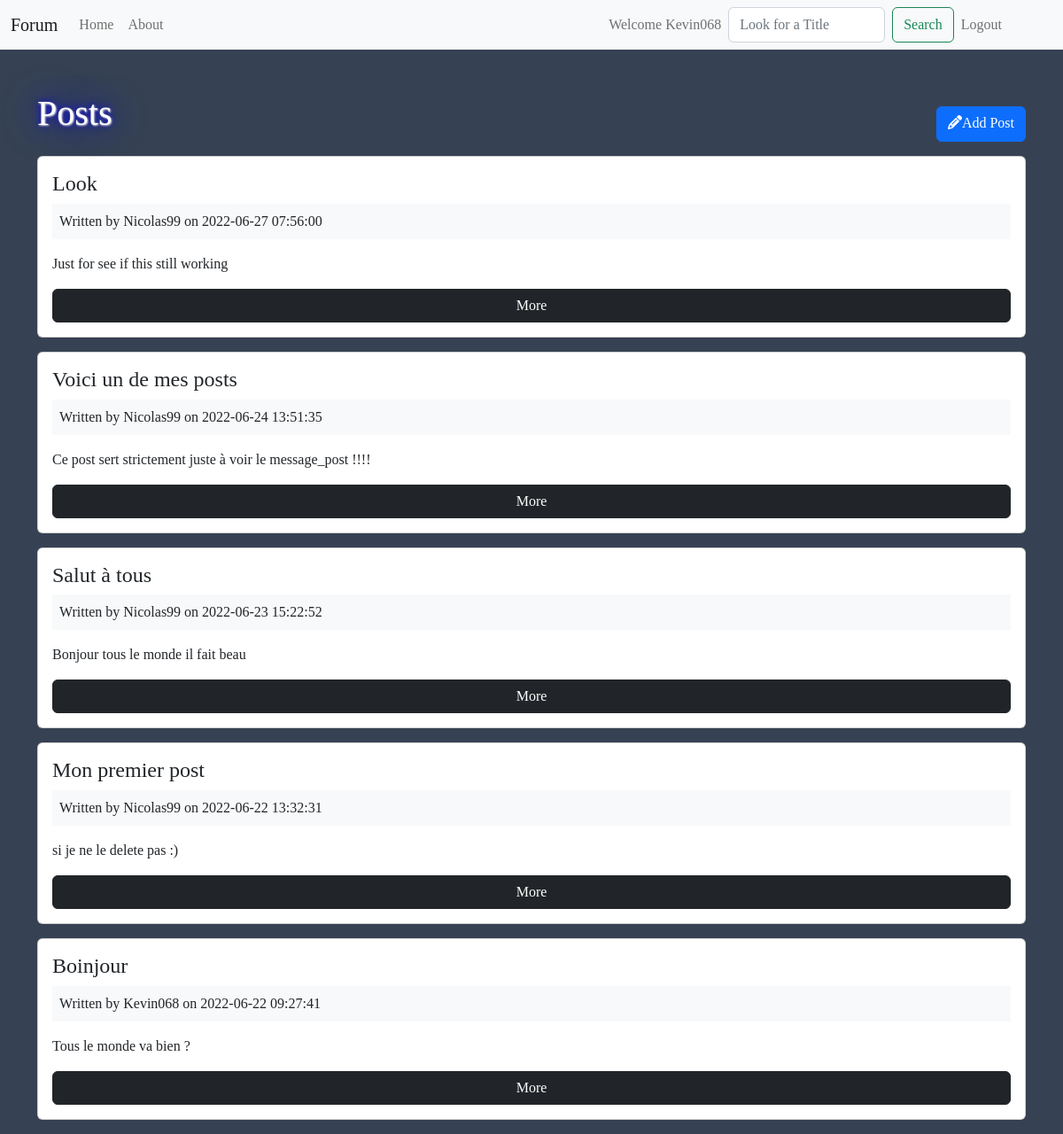
Screenshot of /posts (signed in) with the database file from the repository.
### tables this page shows
CREATE TABLE IF NOT EXISTS `posts` (
  `id` int(11) NOT NULL AUTO_INCREMENT,
  `user_id` int(11) DEFAULT NULL,
  `title` varchar(255) NOT NULL DEFAULT '0',
  `body` text,
  `created_at` datetime DEFAULT CURRENT_TIMESTAMP,
  PRIMARY KEY (`id`)
);

CREATE TABLE IF NOT EXISTS `users` (
  `id` int(11) NOT NULL AUTO_INCREMENT,
  `name` varchar(255) DEFAULT NULL,
  `email` varchar(255) DEFAULT NULL,
  `password` varchar(255) DEFAULT NULL,
  `created_at` datetime DEFAULT CURRENT_TIMESTAMP,
  PRIMARY KEY (`id`)
);

### app/controllers/Posts.php (called while the page is built, shortened)
<?php
class Posts extends Controller
{
    public function __construct()
    {
        $this->postModel = $this->model('Post');
    }
    public function index()
    {
        $posts = $this->postModel->getPosts();
        $data = [
          'posts' => $posts
        ];
        $this->view('posts/index', $data);
    }
}

### app/libraries/Core.php (called while the page is built, shortened)
<?php
class core
{
    protected $currentMethod = 'index';
    public function __construct()
    {
        $url = (empty($this->getUrl())) ? ['users','login'] : $this->getUrl();
        if (file_exists('../app/controllers/'.ucwords($url[0]).'.php')) {
            unset($url[0]);
        }
        $this->currentController = new $this->currentController;
        $this->params = $url ? array_values($url) :[];
        call_user_func_array([$this->currentController, $this->currentMethod], $this->params);
    }
    public function getUrl()
    {
        if (isset($_GET['url'])) {
            $url = rtrim($_GET['url'], '/');
            $url = filter_var($url, FILTER_SANITIZE_URL);
            $url = explode('/', $url);
            return $url;
        }
    }
}

### public/index.php (called while the page is built, shortened)
<?php
$init = new Core;

### app/libraries/Database.php (called while the page is built, shortened)
<?php
class Database
{
     private $host = DB_HOST;
     private $user = DB_USER;
     private $password = DB_PASSWORD;
     private $dbname = DB_NAME;
     private $dbh;
     private $stmt;
    public function __construct()
    {
        $dsn = 'mysql:host=' . $this->host. ';dbname=' . $this->dbname;
        $options = array(
            PDO::MYSQL_ATTR_INIT_COMMAND => "SET NAMES 'utf8'",
            PDO::ATTR_PERSISTENT => true,
            PDO::ATTR_ERRMODE => PDO::ERRMODE_EXCEPTION
        );
        try{
            $this->dbh = new PDO($dsn, $this->user, $this->password, $options);
        } catch (PDOException $e){
            $this->error = $e->getMessage();
            echo $this->error;
        }
    }
    public function query($sql)
    {
        $this->stmt = $this->dbh->prepare($sql);
    }
    public function execute()
    {
        return $this->stmt->execute();
    }
    public function resultSet()
    {
        $this->execute();
        return $this->stmt->fetchAll(PDO::FETCH_OBJ);
    }
}

### app/models/Post.php (called while the page is built, shortened)
<?php
class Post
{
    private $db;
    public function __construct()
    {
        $this->db = new Database;
    }
    public function getPosts()
    {
            $this->db->query(
                'SELECT *,
                posts.id as postId,
                users.id as userId,
                posts.created_at as postCreated,
                users.created_at as userCreated
                FROM posts
                INNER JOIN users
                ON posts.user_id = users.id
                ORDER BY posts.created_at DESC'
            );
        $results = $this->db->resultSet();
        return $results;
    }
}

### app/views/posts/index.php (the view, shortened to what this page needs)
<?php
require APPROOT.'/views/inc/header.php';
?>
<div class="row mb-3">
    <div class="col-md-6">
        <h1>Posts</h1>
    </div>
    <div class="col-md-6 d-flex justify-content-end">
        <a href="<?php echo URLROOT; ?>/posts/add" class="btn btn-primary pull-right mt-3">
            <i class="fa fa-pencil"></i>Add Post
        </a>
    </div>
</div>
<?php foreach($data['posts'] as $post) : ?>
    <div class="card card-body mb-3">
      <h4 class="card-title"><?php echo $post->title; ?></h4>
      <div class="bg-light p-2 mb-3">
        Written by <?php echo $post->name; ?> on <?php echo $post->postCreated; ?>
      </div>
      <p class="card-text"><?php echo $post->body; ?></p>
      <a href="<?php echo URLROOT; ?>/posts/show/<?php echo $post->postId; ?>" class="btn btn-dark">More</a>
    </div>
<?php endforeach ; ?>
<?php
require APPROOT . '/views/inc/footer.php';
?>

### public/css/style.css (style rules this page uses)
* { font-family: 'Stoke', serif; }
body { background-color: #364253; }
h1 { color: white; text-shadow: 1px 1px 2px rgb(221, 220, 220), 0 0 1em blue, 0 0 0.2em blue; }

### rows the page displays
posts: title "Look", user.name "Nicolas99", created_at "2022-06-27 07:56:00", body "Just for see if this still working"
posts: title "Voici un de mes posts", user.name "Nicolas99", created_at "2022-06-24 13:51:35", body "Ce post sert strictement juste à voir le message_post !!!!"
posts: title "Salut à tous", user.name "Nicolas99", created_at "2022-06-23 15:22:52", body "Bonjour tous le monde il fait beau"
posts: title "Mon premier post", user.name "Nicolas99", created_at "2022-06-22 13:32:31", body "si je ne le delete pas :)"
posts: title "Boinjour", user.name "Kevin068", created_at "2022-06-22 09:27:41", body "Tous le monde va bien ?"

### other values shown
SITENAME "Forum"
$_SESSION['user_name'] "Kevin068"
